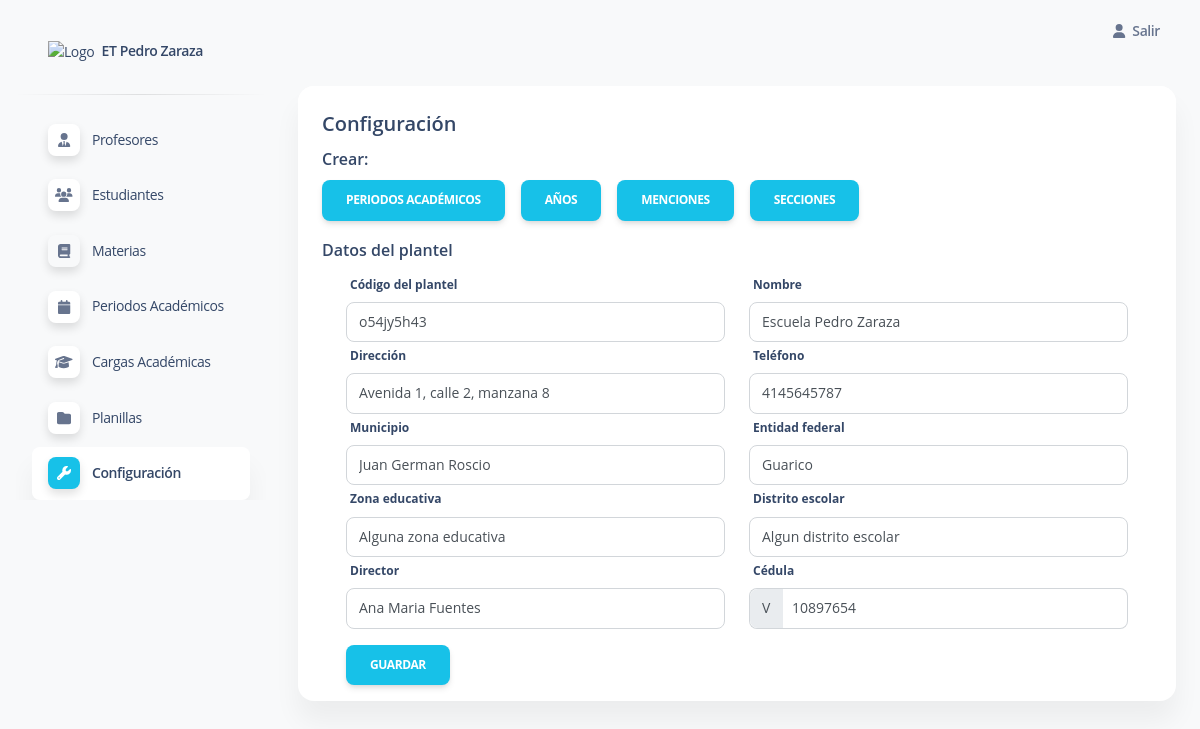
The app's page /configuracion (signed in) with its own data.
### apps/home/models.py (models this page shows, shortened)
class DatosPlantel(models.Model):
    id = models.AutoField(primary_key=True)  # Llave primaria autoincremental
    codigo = models.CharField(max_length=255)  # Cadena de texto no nula
    nombre = models.CharField(max_length=255)  # Cadena de texto no nula
    direccion = models.CharField(max_length=255)  # Cadena de texto no nula
    telefono = models.PositiveIntegerField()  # Número no nulo
    municipio = models.CharField(max_length=255)  # Cadena de texto no nula
    entidad_federal = models.CharField(max_length=255)  # Cadena de texto no nula
    zona_educativa = models.CharField(max_length=255)  # Cadena de texto no nula
    distrito_escolar = models.CharField(max_length=255)  # Cadena de texto no nula
    ci_tipo = models.CharField(max_length=1, null=False)  # String de un solo carácter no nulo
    ci = models.PositiveIntegerField(null=False)  # Número no nulo
    director = models.CharField(max_length=255)
    class Meta:
        verbose_name_plural = "Datos Plantel"  # Nombre en plural para el panel de administración

### apps/home/views.py (the view, shortened to what this page needs)
# urls.py: path('configuracion', views.configuracion, name='configuracion'),
@login_required(login_url="/login/")
def configuracion(request):
    if request.method == 'POST':
        form = PlantelForm(request.POST)
        if form.is_valid():
            datos_plantel = DatosPlantel.objects.first()
            if datos_plantel:
                DatosPlantel.objects.update(**form.cleaned_data)
            else:
                DatosPlantel.objects.create(**form.cleaned_data)
    else:
        datos_plantel = DatosPlantel.objects.values().first()
    form = PlantelForm(initial=datos_plantel)
    content = 'home/configuracion/index.html'
    context = {
        'form':form,
        'segment':'configuracion',
        'title':'Configuración',
        'table':content
    }
    return render(request, 'home/table.html', context)

### apps/context_processors.py (called while the page is built)
def cfg_assets_root(request):
    return { 'ASSETS_ROOT' : settings.ASSETS_ROOT }

### apps/templates/home/table.html (shortened to what this page needs)
{% extends 'layouts/base.html' %}
{% block content %}
{% load tags %}
<div class="container-fluid py-4">
  <div class="row">
    <div class="col-12">
      <div class="card mb-4">
        <div class="card-header pb-0">
          <div class="d-flex justify-content-between">
            <h5>{{ title }}</h5>
          </div>
        </div>
        <div class="card-body p-0">
          <div class="table-responsive p-0" id="contenedor-tabla">
            {% include table %}
          </div>
        </div>
      </div>
    </div>
  </div>
</div>
{% endblock content %}

### apps/templates/layouts/base.html (shortened to what this page needs)
<!DOCTYPE html>
<html lang="es">
<head>
  <link href="{{ ASSETS_ROOT }}/lib/select2-4.1.0-rc.0/dist/css/select2.min.css" rel="stylesheet" />
  <link id="pagestyle" href="{{ ASSETS_ROOT }}/css/soft-ui-dashboard.css?v=1.0.6" rel="stylesheet" />
  <link id="pagestyle_base" href="{{ ASSETS_ROOT }}/css/base.css" rel="stylesheet" />
  <link id="pagestyle_dark" href="{{ ASSETS_ROOT }}/css/dark-theme-core.css" rel="stylesheet" />
</head>
<body class="g-sidenav-show  bg-gray-100">
  {% include "includes/sidebar.html" %}
  <main class="main-content position-relative max-height-vh-100 h-100 border-radius-lg ">
    {% include "includes/navigation.html" %}
    {% block content %}{% endblock content %}
  </main>
</body>
</html>

### apps/templates/includes/sidebar.html (shortened to what this page needs)
<aside class="sidenav navbar navbar-vertical navbar-expand-xs border-0 border-radius-xl my-3 fixed-start ms-3 " id="sidenav-main">
  <div class="sidenav-header">
    <a class="navbar-brand m-0" href="/">
      <img src="{{ ASSETS_ROOT }}/img/logo.svg" alt="Logo">
      <span class="ms-1 font-weight-bold">ET Pedro Zaraza</span>
    </a>
  </div>
  <hr class="horizontal dark mt-0">
  <div class="collapse navbar-collapse  w-auto " id="sidenav-collapse-main">
    <ul class="navbar-nav">
      <li class="nav-item">
        <a class="nav-link {% if 'profesores' in segment %} active text-white {% endif %}" href="{% url 'profesores' %}">
          <div class="icon icon-shape icon-sm shadow border-radius-md bg-white text-center me-2 d-flex align-items-center justify-content-center">
            <i class="fas fa-user-tie" aria-hidden="true"></i>
          </div>
          <span class="nav-link-text ms-1 text-dark">Profesores</span>
        </a>
      </li>
      <li class="nav-item">
        <a class="nav-link {% if 'estudiante' in segment %} active text-white {% endif %}" href="{% url 'estudiante' %}">
          <div class="icon icon-shape icon-sm shadow border-radius-md bg-white text-center me-2 d-flex align-items-center justify-content-center">
            <i class="fas fa-users" aria-hidden="true"></i>
          </div>
          <span class="nav-link-text ms-1 text-dark">Estudiantes</span>
        </a>
      </li>
      <li class="nav-item">
        <a class="nav-link {% if 'materia' in segment %} active text-white {% endif %}" href="{% url 'materia' %}">
          <div class="icon icon-shape icon-sm shadow border-radius-md text-center me-2 d-flex align-items-center justify-content-center">
            <i class="fa fa-book" aria-hidden="true"></i>
          </div>
          <span class="nav-link-text ms-1 text-dark">Materias</span>
        </a>
      </li>
      <li class="nav-item">
        <a class="nav-link {% if 'periodo' in segment %} active text-white {% endif %}" href="{% url 'periodo' %}">
          <div class="icon icon-shape icon-sm shadow border-radius-md bg-white text-center me-2 d-flex align-items-center justify-content-center">
            <i class="fas fa-calendar" aria-hidden="true"></i>
          </div>
          <span class="nav-link-text ms-1 text-dark">Periodos Académicos</span>
        </a>
      </li>
      <li class="nav-item">
        <a class="nav-link {% if 'carga' in segment %} active text-white {% endif %}" href="{% url 'carga' %}">
          <div class="icon icon-shape icon-sm shadow border-radius-md bg-white text-center me-2 d-flex align-items-center justify-content-center">
            <i class="fas fa-graduation-cap" aria-hidden="true"></i>
          </div>
          <span class="nav-link-text ms-1 text-dark">Cargas Académicas</span>
        </a>
      </li>
      <li class="nav-item">
        <a class="nav-link {% if 'planilla' in segment %} active text-white {% endif %}" href="{% url 'planilla' %}">
          <div class="icon icon-shape icon-sm shadow border-radius-md bg-white text-center me-2 d-flex align-items-center justify-content-center">
            <i class="fas fa-folder" aria-hidden="true"></i>
          </div>
          <span class="nav-link-text ms-1 text-dark">Planillas</span>
        </a>
      </li>
      <li class="nav-item">
        <a class="nav-link {% if 'configuracion' in segment %} active text-white {% endif %}" href="{% url 'configuracion' %}">
          <div class="icon icon-shape icon-sm shadow border-radius-md bg-white text-center me-2 d-flex align-items-center justify-content-center">
            <i class="fas fa-wrench" aria-hidden="true"></i>
          </div>
          <span class="nav-link-text ms-1 text-dark">Configuración</span>
        </a>
      </li>
    </ul>
  </div>
</aside>

### apps/templates/includes/navigation.html (shortened to what this page needs)
    <nav class="navbar navbar-main navbar-expand-lg px-0 mx-4 shadow-none border-radius-xl" id="navbarBlur" navbar-scroll="true">
      <div class="container-fluid py-1 px-3">
                <div class="collapse navbar-collapse mt-sm-0 mt-2 me-md-0 me-sm-4" id="navbar">
          <ul class="navbar-nav  justify-content-end">
            <li class="nav-item d-flex align-items-center">
              <a href="{% url 'logout' %}" class="nav-link text-body font-weight-bold px-0">
                <i class="fa fa-user me-sm-1"></i>
                <span class="d-sm-inline d-none">Salir</span>
              </a>
            </li>
          </ul>
        </div>
      </div>
    </nav>

### apps/templates/home/configuracion/index.html (shortened to what this page needs)
{% block stylesheets %}
<link id="custom_style" href="{{ ASSETS_ROOT }}/css/custom.css" rel="stylesheet" />
{% endblock stylesheets %}
<div class="container-fluid">
  <div class="width-min">
    <h6>Crear:</h6>
    <div class="d-flex gap-3">
      <a class="btn btn-primary" href="{% url 'crear_periodo' %}" role="button">Periodos Académicos</a>
      <a class="btn btn-primary" href="{% url 'crear_anios' %}" role="button">Años</a>
      <a class="btn btn-primary" href="#" role="button">Menciones</a>
      <a class="btn btn-primary" href="{% url 'secciones' %}" role="button">Secciones</a>
    </div>
  </div>
  <h6>Datos del plantel</h6>
  <form method="post">
    <div class="container">
      <div class="row">
        <div class="col {% if form.codigo.errors %}form-error{% endif %}">
          <label for="{{ form.codigo.id_for_label }}">{{ form.codigo.label }}</label>
          {{ form.codigo }}
        </div>
        <div class="col {% if form.nombre.errors %}form-error{% endif %}">
          <label for="{{ form.nombre.id_for_label }}">{{ form.nombre.label }}</label>
          {{ form.nombre }}
        </div>
        <div class="col {% if form.direccion.errors %}form-error{% endif %}">
          <label for="{{ form.direccion.id_for_label }}">{{ form.direccion.label }}</label>
          {{ form.direccion }}
        </div>
        <div class="col {% if form.telefono.errors %}form-error{% endif %}">
          <label for="{{ form.telefono.id_for_label }}">{{ form.telefono.label }}</label>
          {{ form.telefono }}
        </div>
        <div class="col {% if form.municipio.errors %}form-error{% endif %}">
          <label for="{{ form.municipio.id_for_label }}">{{ form.municipio.label }}</label>
          {{ form.municipio }}
        </div>
        <div class="col {% if form.entidad_federal.errors %}form-error{% endif %}">
          <label for="{{ form.entidad_federal.id_for_label }}">{{ form.entidad_federal.label }}</label>
          {{ form.entidad_federal }}
        </div>
        <div class="col {% if form.zona_educativa.errors %}form-error{% endif %}">
          <label for="{{ form.zona_educativa.id_for_label }}">{{ form.zona_educativa.label }}</label>
          {{ form.zona_educativa }}
        </div>
        <div class="col {% if form.distrito_escolar.errors %}form-error{% endif %}">
          <label for="{{ form.distrito_escolar.id_for_label }}">{{ form.distrito_escolar.label }}</label>
          {{ form.distrito_escolar }}
        </div>
        <div class="col {% if form.director.errors %}form-error{% endif %}">
          <label for="{{ form.director.id_for_label }}">{{ form.director.label }}</label>
          {{ form.director }}
        </div>
        <div class="col {% if form.ci_tipo.errors %}form-error{% endif %}">
          <label for="{{ form.ci_tipo.id_for_label }}">{{ form.ci.label }}</label>
          <div class="input-group">
            <div class="input-group-text p-0">
              {{ form.ci_tipo }}
            </div>
            {{ form.ci }}
          </div>
        </div>
        <div class="col pt-3">
          <button class="btn btn-primary" type="submit">Guardar</button>
        </div>
      </div>
    </div>
  </form>
</div>

### apps/static/assets/css/dark-theme-core.css (style rules this page uses)
body { transition: background-color 200ms ease-in; }

### apps/static/assets/css/custom.css (style rules this page uses)
.br-start { border-radius: 0.5rem 0px 0px 0.5rem !important; }
.padding-left-10px { padding-left: 10px !important; }

### records on screen
DatosPlantel: codigo "o54jy5h43", nombre "Escuela Pedro Zaraza", direccion "Avenida 1, calle 2, manzana 8", telefono "4145645787", municipio "Juan German Roscio", entidad_federal "Guarico", zona_educativa "Alguna zona educativa", distrito_escolar "Algun distrito escolar", director "Ana Maria Fuentes", ci_tipo "V", ci "10897654"

### other values on screen
{{ title }} "Configuración"
